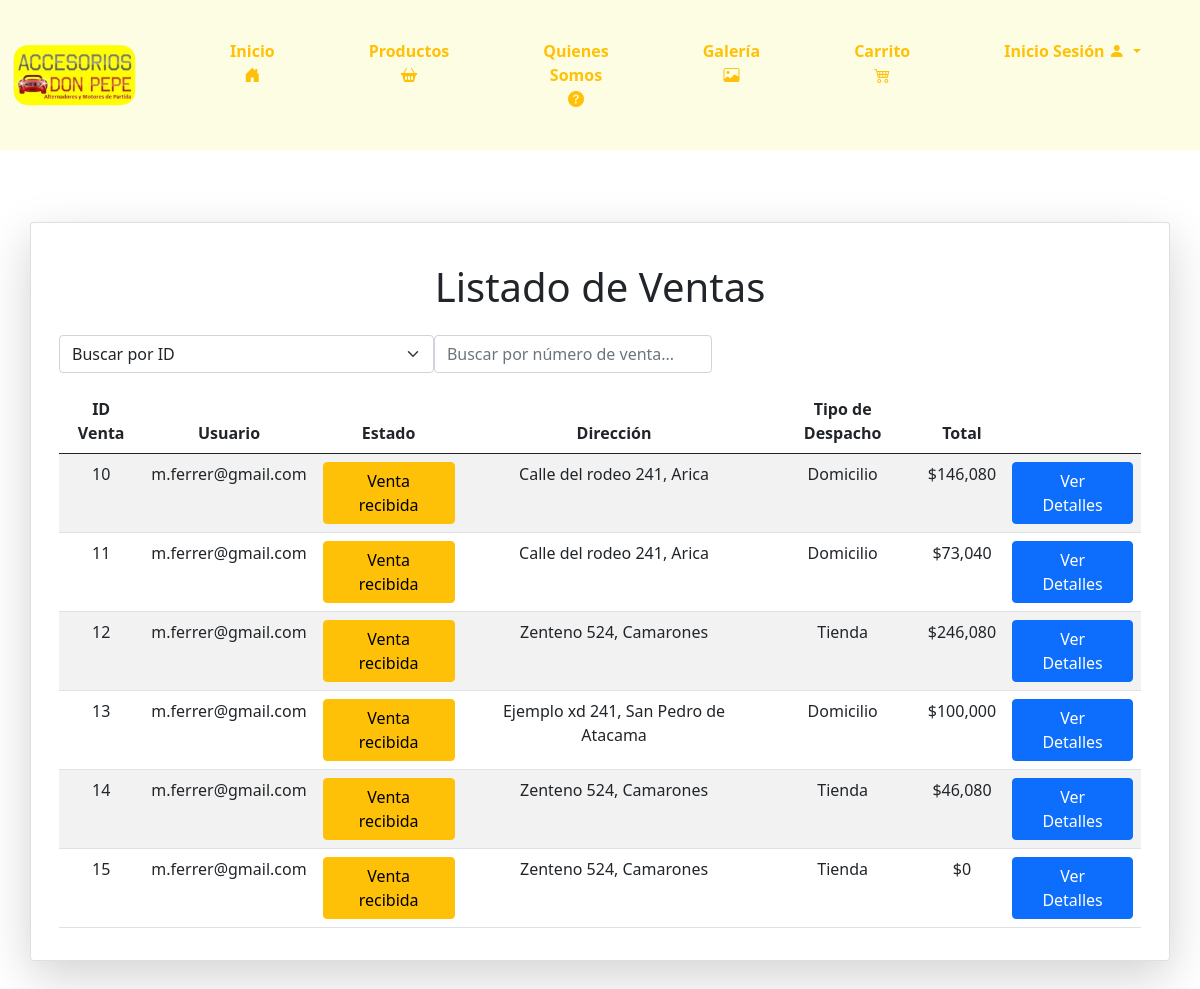
Page /listaventas/ on the earlier database version.
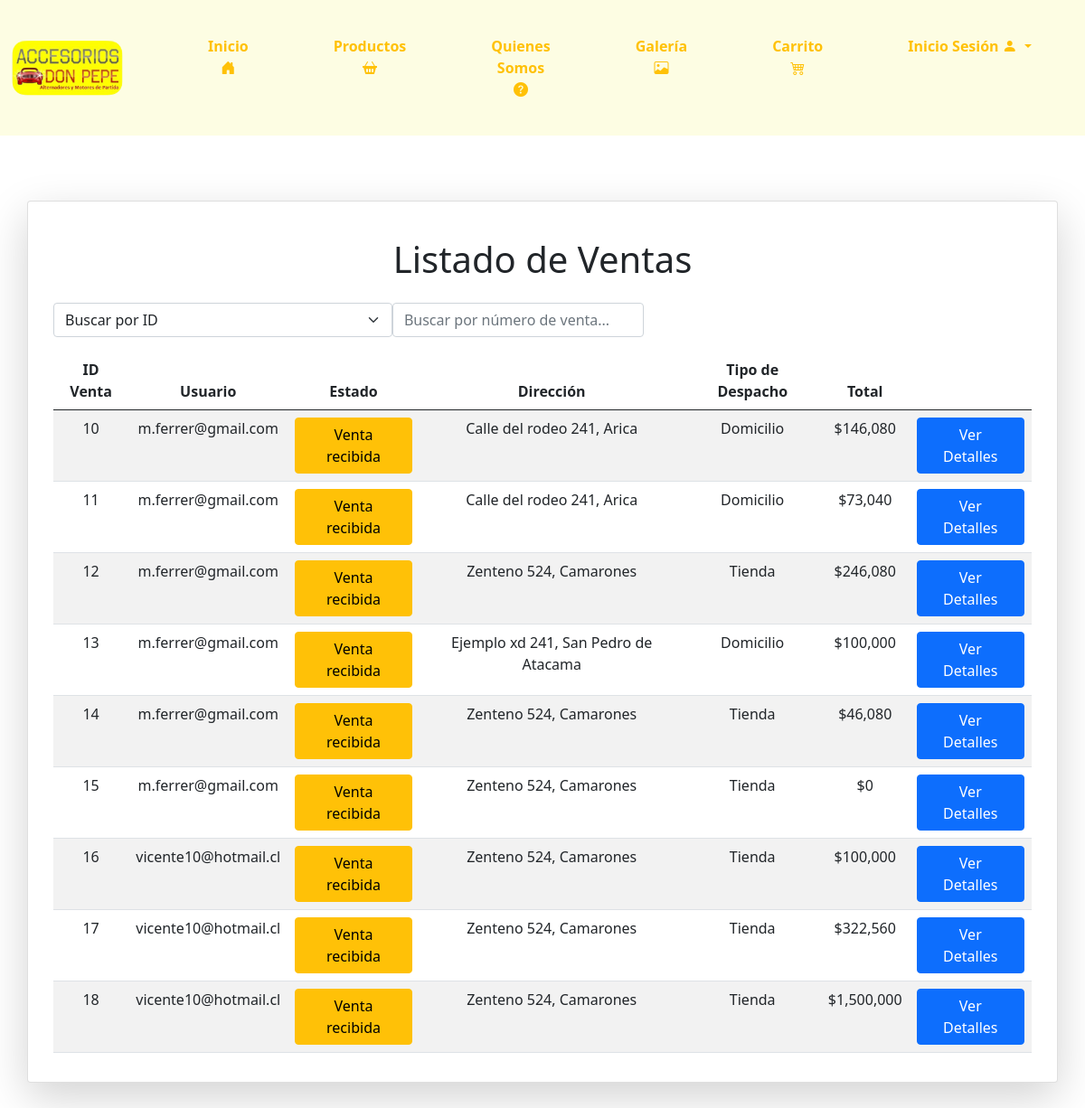
Same page on the later database version.
### core/models.py (models this page shows, shortened)
class Venta(models.Model):
    codVenta = models.AutoField(primary_key=True)
    usuario = models.ForeignKey(Usuario, on_delete=models.CASCADE)
    estadoP = models.ForeignKey(Estado, on_delete=models.CASCADE)
    tipodespacho = models.ForeignKey(TipoDespacho, on_delete=models.CASCADE)
    total = models.IntegerField()
    direccion = models.OneToOneField(Direccion, on_delete=models.CASCADE, null=True, blank=True)

class Usuario(models.Model):
    rut = models.CharField(primary_key=True, max_length=10)
    nombre = models.CharField(max_length=20)
    apellido = models.CharField(max_length=20)
    telefono = models.CharField(max_length=9)
    correo = models.EmailField(unique=True, max_length=100, blank=True, null=True)
    clave = models.CharField(max_length=30)
    rol = models.ForeignKey(Rol, on_delete=models.CASCADE)
    def __str__(self) -> str:
        return self.correo

class Estado(models.Model):
    id_estado = models.IntegerField(primary_key=True)
    nombreEs = models.CharField(max_length=50)

class Direccion(models.Model):
    idDireccion = models.AutoField(primary_key=True)
    calle = models.CharField(max_length=100)
    numero = models.CharField(max_length=10)
    comuna = models.ForeignKey('Comuna', on_delete=models.CASCADE)
    def __str__(self):
        return f"{self.calle} {self.numero}, {self.comuna}"

class Comuna(models.Model):
    idComuna = models.AutoField(primary_key=True)
    nombreC = models.CharField(max_length=100)
    region = models.ForeignKey(Region, on_delete=models.CASCADE)
    def __str__(self) -> str:
        return self.nombreC

class TipoDespacho(models.Model):
    idDespacho = models.IntegerField(primary_key=True)
    nombreDespacho = models.CharField(max_length=100)
    def __str__(self) -> str:
        return str(self.nombreDespacho)

### core/views.py (the view)
# urls.py: path('listaventas/', listaventas, name='listaventas'),
def listaventas(request):
    ventas_listado = Venta.objects.all()
    contexto = {
        "ventas": ventas_listado
    }
    return render(request, 'core/listaventas.html', contexto)

### core/templatetags/custom_filters.py (called while the page is built)
@register.filter
def format_clp(value):
    try:
        return "${:,.0f}".format(value)
    except (ValueError, TypeError):
        return value

### core/templates/core/listaventas.html (shortened to what the changed rows need)
{% load static %}
{% load custom_filters %}
<!DOCTYPE html>
<html lang="en">
<head>
    <link href="https://cdn.jsdelivr.net/npm/bootstrap@5.0.2/dist/css/bootstrap.min.css" rel="stylesheet"
>
    <link href="https://cdnjs.cloudflare.com/ajax/libs/font-awesome/6.0.0-beta3/css/all.min.css" rel="stylesheet">
    <link type="text/css" rel="stylesheet" href="{% static 'css/inicio.css' %}">
    <link href="https://cdn.jsdelivr.net/npm/bootstrap-icons/font/bootstrap-icons.css" rel="stylesheet">
</head>
<body>
    <br>
    <div class="container my-5">
        <div class="row">
            <div class="card shadow-lg">
                <div class="card-body">
                    <br>
                    <h1 class="text-center mb-4">Listado de Ventas</h1>
                    <table class="table table-striped">
                        <thead>
                            <tr style="text-align: center;">
                                <th>ID Venta</th>
                                <th>Usuario</th>
                                <th>Estado</th>
                                <th>Dirección</th>
                                <th>Tipo de Despacho</th>
                                <th>Total</th>
                                <th></th>
                            </tr>
                        </thead>
                        <tbody id="ventasTable">
                            {% for venta in ventas %}
                            <tr style="text-align: center;">
                                <td>{{ venta.codVenta }}</td>
                                <td>{{ venta.usuario }}</td>
                                <td>
                                    <button type="button" class="btn estado-btn" data-venta-id="{{ venta.codVenta }}" data-estado-id="{{ venta.estadoP.id_estado }}">
                                        {{ venta.estadoP.nombreEs }}
                                    </button>
                                </td>
                                <td>{{ venta.direccion }}</td>
                                <td>{{ venta.tipodespacho }}</td>
                                <td>{{ venta.total | format_clp }}</td>
                                <td>
                                    <button type="button" class="btn btn-primary ver-detalles" style="padding: 6px 15px"
                                        data-venta-id="{{ venta.codVenta }}">Ver Detalles</button>
                                </td>
                            </tr>
                            {% endfor %}
                        </tbody>
                    </table>
                </div>
            </div>
        </div>
    </div>
</body>
</html>

Differences in the rows shown:
added Venta: codVenta "16", usuario "vicente10@hotmail.cl", estadoP.nombreEs "Venta recibida", direccion "Zenteno 524, Camarones", tipodespacho "Tienda", total "$100,000"
added Venta: codVenta "17", usuario "vicente10@hotmail.cl", estadoP.nombreEs "Venta recibida", direccion "Zenteno 524, Camarones", tipodespacho "Tienda", total "$322,560"
added Venta: codVenta "18", usuario "vicente10@hotmail.cl", estadoP.nombreEs "Venta recibida", direccion "Zenteno 524, Camarones", tipodespacho "Tienda", total "$1,500,000"
